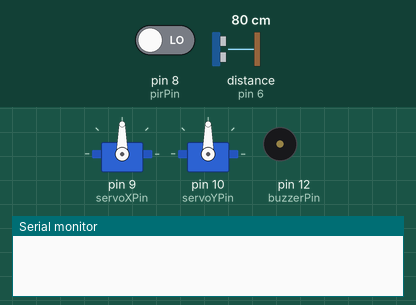
Bench run of a sketch on a simulated Arduino Uno, built with avr-gcc and run on an emulated ATmega328P. On the bench: 2 × servo, buzzer (waves = sounding, pin HIGH), the last lines printed to the serial monitor. Inputs (shaded band) come from the test bench; at power-on: pin 8 (pirPin) LOW, distance to the obstacle (sensor on pin 6) 80 cm. The echo pulse lasts 58.3 µs per cm; random numbers use the default seed unless the sketch sets one; pins used as bus, display or sensor lines are not drawn.

Above: at 2.0 s.
2.1 s: pin 8 (pirPin) driven HIGH
At 3.2 s:
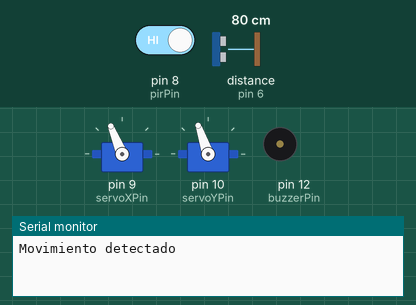
At 4.3 s:
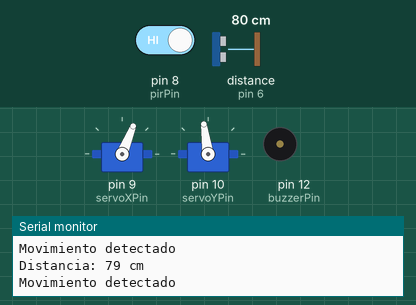
5.3 s: distance to the obstacle (sensor on pin 6) set to 54 cm
8.5 s: distance to the obstacle (sensor on pin 6) set to 45 cm
At 9.6 s:
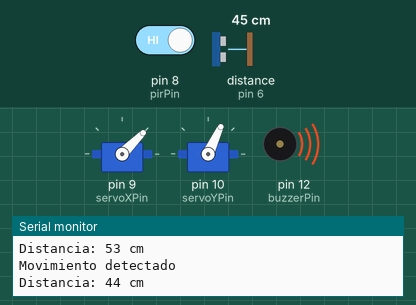
11.7 s: pin 8 (pirPin) driven LOW
13.6 s: pin 8 (pirPin) driven HIGH
At 16.5 s:
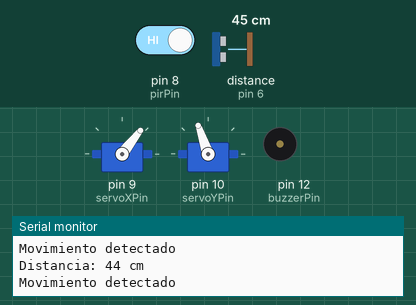
16.8 s: distance to the obstacle (sensor on pin 6) set to 60 cm
Timing chart, 0 to 25.2 s (numbered marks = the images above; inputs shaded):
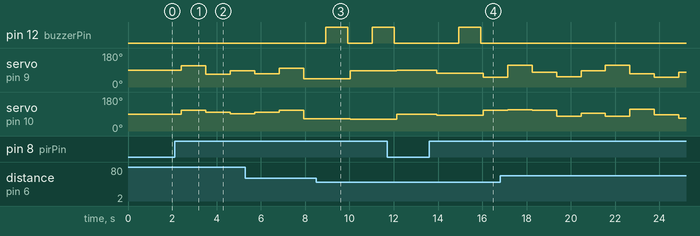

Measured:
- the behaviour switches between 51 and 50 cm on distance to the obstacle (sensor on pin 6) (found by bisection; images 2 and 3)
- after the input at 2.1 s, servo on pin 9 (servoXPin): 90° → 112° after 0.30 s, → 68° 1.1 s later, → 85° 1.1 s later; servo on pin 10 (servoYPin): 90° → 109° after 0.30 s, → 98° 1.1 s later, → 92° 1.1 s later
- after the input at 8.5 s, pin 12 (buzzerPin): LOW → HIGH after 0.43 s, → LOW 1.0 s later, → HIGH 1.1 s later
- after the input at 13.6 s, pin 12 (buzzerPin): LOW → HIGH after 1.3 s, → LOW 1.0 s later; servo on pin 9 (servoXPin): 90° → 72° after 0.34 s, → 52° 2.1 s later; servo on pin 10 (servoYPin): 90° → 83° after 0.34 s, → 109° 2.1 s later

The sketch:

RobotIA.ino
```cpp
#include <Servo.h>

// Pines del sensor HC-SR501
const int pirPin = 8;

// Pines del sensor HC-SR04
const int trigPin = 7;
const int echoPin = 6;

// Pines de los servos
const int servoXPin = 9;  // Movimiento horizontal
const int servoYPin = 10; // Movimiento vertical

// Pin del zumbador
const int buzzerPin = 12;

// Crear objetos servo
Servo servoX;
Servo servoY;

// Variables
bool movimientoDetectado = false;
long distancia = 0;

// Función para medir distancia
long medirDistancia() {
  digitalWrite(trigPin, LOW);
  delayMicroseconds(2);
  digitalWrite(trigPin, HIGH);
  delayMicroseconds(10);
  digitalWrite(trigPin, LOW);

  long duracion = pulseIn(echoPin, HIGH);
  long distancia = duracion * 0.034 / 2; // Convertir a cm
  return distancia;
}

// Configuración inicial
void setup() {
  pinMode(pirPin, INPUT);
  pinMode(trigPin, OUTPUT);
  pinMode(echoPin, INPUT);
  pinMode(buzzerPin, OUTPUT);

  servoX.attach(servoXPin);
  servoY.attach(servoYPin);

  servoX.write(90); // Posición inicial horizontal
  servoY.write(90); // Posición inicial vertical

  Serial.begin(9600);
}

// Loop principal
void loop() {
  movimientoDetectado = digitalRead(pirPin);

  if (movimientoDetectado) {
    Serial.println("Movimiento detectado");

    // Simular detección direccional (ajustar según posición real del PIR)
    int direccionX = random(45, 135); // Ángulo horizontal simulado
    int direccionY = random(60, 120); // Ángulo vertical simulado

    // Mover servos hacia la dirección detectada
    servoX.write(direccionX);
    servoY.write(direccionY);

    // Encender luz (puedes conectar un LED al servo o usar una salida separada)
    delay(1000); // Mantener la posición 1 segundo

    // Medir distancia con el HC-SR04
    distancia = medirDistancia();
    Serial.print("Distancia: ");
    Serial.print(distancia);
    Serial.println(" cm");

    // Activar alarma si está demasiado cerca
    if (distancia > 0 && distancia < 50) {
      digitalWrite(buzzerPin, HIGH); // Encender zumbador
      delay(1000);
      digitalWrite(buzzerPin, LOW); // Apagar zumbador
    }
  } else {
    // Regresar a posición inicial
    servoX.write(90);
    servoY.write(90);
    delay(500);
  }

  delay(100); // Pequeña espera entre lecturas
}
```
